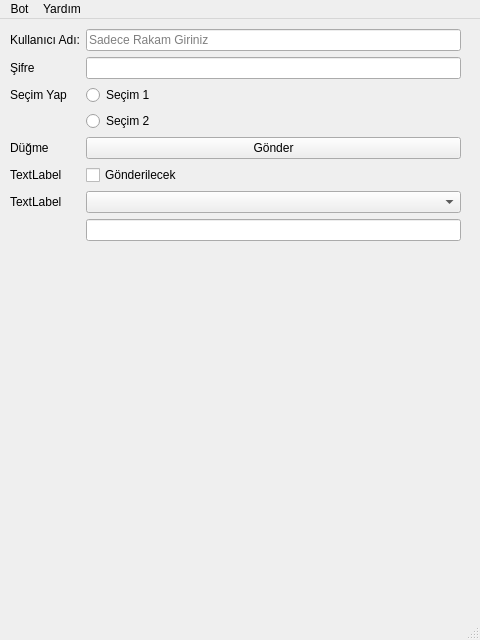
<?xml version="1.0" encoding="UTF-8"?>
<ui version="4.0">
 <class>MainWindow</class>
 <widget class="QMainWindow" name="MainWindow">
  <property name="geometry">
   <rect>
    <x>0</x>
    <y>0</y>
    <width>480</width>
    <height>640</height>
   </rect>
  </property>
  <property name="windowTitle">
   <string>MainWindow</string>
  </property>
  <widget class="QWidget" name="centralwidget">
   <widget class="QWidget" name="formLayoutWidget">
    <property name="geometry">
     <rect>
      <x>10</x>
      <y>10</y>
      <width>451</width>
      <height>581</height>
     </rect>
    </property>
    <layout class="QFormLayout" name="formLayout">
     <property name="sizeConstraint">
      <enum>QLayout::SetNoConstraint</enum>
     </property>
     <property name="fieldGrowthPolicy">
      <enum>QFormLayout::AllNonFixedFieldsGrow</enum>
     </property>
     <property name="rowWrapPolicy">
      <enum>QFormLayout::DontWrapRows</enum>
     </property>
     <item row="1" column="0">
      <widget class="QLabel" name="label_2">
       <property name="text">
        <string>Kullanıcı Adı:</string>
       </property>
      </widget>
     </item>
     <item row="1" column="1">
      <widget class="QLineEdit" name="txtUser">
       <property name="inputMask">
        <string extracomment="Rakam Girilir"/>
       </property>
       <property name="text">
        <string extracomment="Rakam Girilir"/>
       </property>
       <property name="maxLength">
        <number>11</number>
       </property>
       <property name="placeholderText">
        <string>Sadece Rakam Giriniz</string>
       </property>
      </widget>
     </item>
     <item row="2" column="0">
      <widget class="QLabel" name="label">
       <property name="text">
        <string>Şifre</string>
       </property>
      </widget>
     </item>
     <item row="2" column="1">
      <widget class="QLineEdit" name="txtPass">
       <property name="echoMode">
        <enum>QLineEdit::Password</enum>
       </property>
      </widget>
     </item>
     <item row="3" column="0">
      <widget class="QLabel" name="label_3">
       <property name="text">
        <string>Seçim Yap</string>
       </property>
      </widget>
     </item>
     <item row="3" column="1">
      <widget class="QRadioButton" name="rdb1">
       <property name="text">
        <string>Seçim 1</string>
       </property>
      </widget>
     </item>
     <item row="4" column="1">
      <widget class="QRadioButton" name="rdb2">
       <property name="text">
        <string>Seçim 2</string>
       </property>
      </widget>
     </item>
     <item row="5" column="0">
      <widget class="QLabel" name="label_4">
       <property name="text">
        <string>Düğme</string>
       </property>
      </widget>
     </item>
     <item row="5" column="1">
      <widget class="QPushButton" name="btGonder">
       <property name="text">
        <string>Gönder</string>
       </property>
      </widget>
     </item>
     <item row="6" column="0">
      <widget class="QLabel" name="label_5">
       <property name="text">
        <string>TextLabel</string>
       </property>
      </widget>
     </item>
     <item row="6" column="1">
      <widget class="QCheckBox" name="chkSecim">
       <property name="text">
        <string>Gönderilecek</string>
       </property>
      </widget>
     </item>
     <item row="8" column="0">
      <widget class="QLabel" name="label_6">
       <property name="text">
        <string>TextLabel</string>
       </property>
      </widget>
     </item>
     <item row="8" column="1">
      <widget class="QComboBox" name="cmbSecim"/>
     </item>
     <item row="9" column="1">
      <widget class="QLineEdit" name="txtGiris">
       <property name="inputMask">
        <string extracomment="Rakam Girilir"/>
       </property>
       <property name="text">
        <string extracomment="Rakam Girilir"/>
       </property>
       <property name="maxLength">
        <number>11</number>
       </property>
       <property name="placeholderText">
        <string/>
       </property>
      </widget>
     </item>
    </layout>
   </widget>
  </widget>
  <widget class="QMenuBar" name="menubar">
   <property name="geometry">
    <rect>
     <x>0</x>
     <y>0</y>
     <width>480</width>
     <height>29</height>
    </rect>
   </property>
   <widget class="QMenu" name="menuBot">
    <property name="title">
     <string>Bot</string>
    </property>
    <addaction name="actionHesap_Bilgileri"/>
   </widget>
   <widget class="QMenu" name="yardim">
    <property name="title">
     <string>Yardım</string>
    </property>
    <addaction name="hakkinda"/>
   </widget>
   <addaction name="menuBot"/>
   <addaction name="yardim"/>
  </widget>
  <widget class="QStatusBar" name="statusbar"/>
  <action name="actionHesap_Bilgileri">
   <property name="text">
    <string>Hesap Bilgileri</string>
   </property>
  </action>
  <action name="hakkinda">
   <property name="text">
    <string>Hakkında</string>
   </property>
  </action>
 </widget>
 <resources/>
 <connections/>
</ui>
